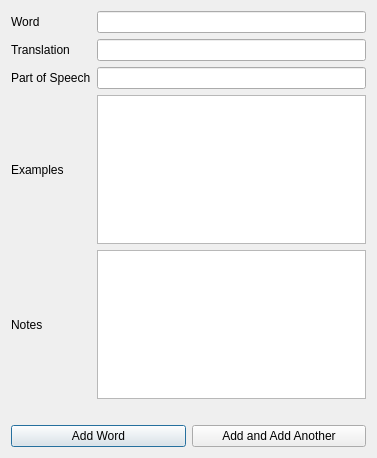
<?xml version="1.0" encoding="UTF-8"?>
<ui version="4.0">
 <class>NewWordDialog</class>
 <widget class="QDialog" name="NewWordDialog">
  <property name="geometry">
   <rect>
    <x>0</x>
    <y>0</y>
    <width>377</width>
    <height>458</height>
   </rect>
  </property>
  <property name="windowTitle">
   <string>Dialog</string>
  </property>
  <layout class="QVBoxLayout" name="verticalLayout">
   <item>
    <layout class="QGridLayout" name="gridLayout">
     <item row="0" column="1">
      <widget class="QLineEdit" name="txtWord"/>
     </item>
     <item row="0" column="0">
      <widget class="QLabel" name="label">
       <property name="text">
        <string>Word</string>
       </property>
      </widget>
     </item>
     <item row="5" column="1">
      <spacer name="horizontalSpacer">
       <property name="orientation">
        <enum>Qt::Orientation::Horizontal</enum>
       </property>
       <property name="sizeHint" stdset="0">
        <size>
         <width>40</width>
         <height>20</height>
        </size>
       </property>
      </spacer>
     </item>
     <item row="1" column="0">
      <widget class="QLabel" name="label_2">
       <property name="text">
        <string>Translation</string>
       </property>
      </widget>
     </item>
     <item row="2" column="1">
      <widget class="QLineEdit" name="txtPartOfSpeech"/>
     </item>
     <item row="1" column="1">
      <widget class="QLineEdit" name="txtTranslation"/>
     </item>
     <item row="3" column="1">
      <widget class="QTextEdit" name="txtEExamples"/>
     </item>
     <item row="4" column="1">
      <widget class="QTextEdit" name="txtENotes"/>
     </item>
     <item row="2" column="0">
      <widget class="QLabel" name="label_3">
       <property name="text">
        <string>Part of Speech</string>
       </property>
      </widget>
     </item>
     <item row="3" column="0">
      <widget class="QLabel" name="label_4">
       <property name="text">
        <string>Examples</string>
       </property>
      </widget>
     </item>
     <item row="4" column="0">
      <widget class="QLabel" name="label_5">
       <property name="text">
        <string>Notes</string>
       </property>
      </widget>
     </item>
     <item row="6" column="0" colspan="2">
      <layout class="QHBoxLayout" name="horizontalLayout_3">
       <property name="topMargin">
        <number>0</number>
       </property>
       <item>
        <widget class="QPushButton" name="btnAddWord">
         <property name="text">
          <string>Add Word</string>
         </property>
        </widget>
       </item>
       <item>
        <widget class="QPushButton" name="btnAddAdditional">
         <property name="text">
          <string>Add and Add Another</string>
         </property>
        </widget>
       </item>
      </layout>
     </item>
    </layout>
   </item>
  </layout>
 </widget>
 <resources/>
 <connections/>
</ui>
